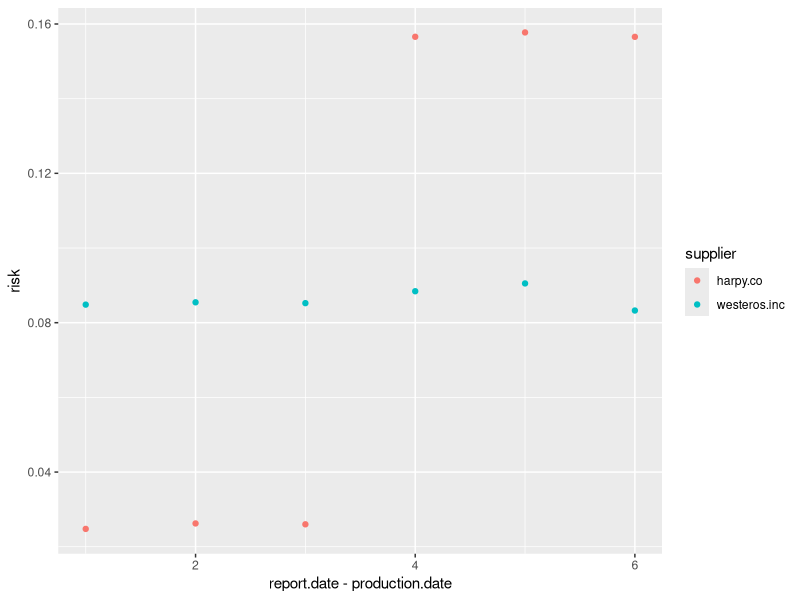
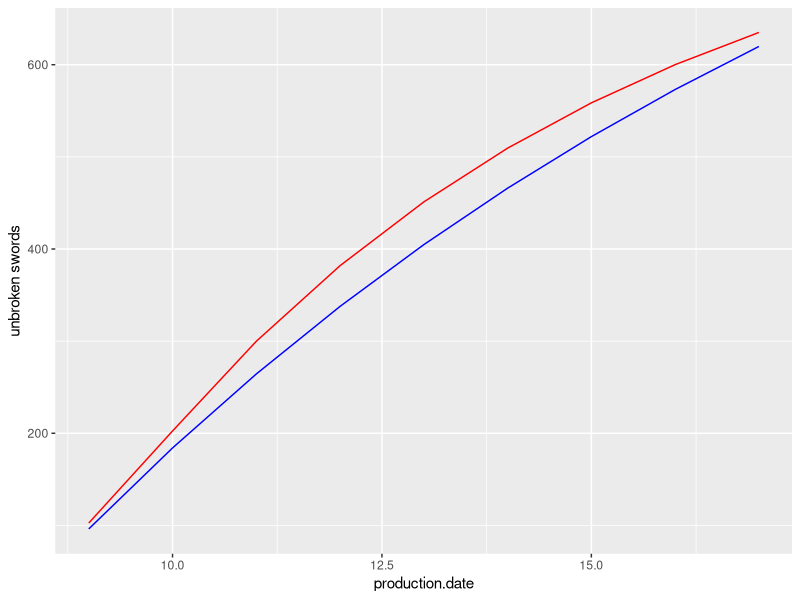

Write R code to recreate these figures, in order.
## ---- chunk 1
library(ggplot2)
library(dplyr)
library(tidyr)
library(knitr)
## ---- chunk 2
steel <- read.csv("production-data.csv")
steel <- steel %>% 
  group_by(unsullen.id, production.date) %>%
  mutate(
    unbroken = lag(cumsum(produced) - cumsum(defects)),
    broke_perc = defects / unbroken
  )
## ---- chunk 3
steel.sum <- steel %>% 
  group_by(supplier, production.date, report.date) %>%
  filter(production.date != report.date) %>%
  summarize(
    mean = mean(broke_perc)
  )
## ---- chunk 4
steel.sum <- steel.sum %>% 
  group_by(supplier, report.date - production.date) %>%
  mutate(
    memean = exp(mean(log(mean))),
    deviation = mean/memean
  )
## ---- chunk 5
steel.time <- steel.sum %>%
  ungroup() %>%
  select(supplier, report.date, production.date, deviation) %>%
  spread(report.date, deviation)
options(knitr.kable.NA = '')
View(steel.time)

## ---- chunk 6
steel.sword.life <- steel %>%
  group_by(supplier, report.date - production.date) %>%
  filter(report.date - production.date != 0) %>%
  summarize(
    defects.sum = sum(defects),
    swords.sum = sum(unbroken),
    risk = defects.sum/swords.sum
  )

ggplot(steel.sword.life, aes(x = `report.date - production.date`, y = risk)) +
         geom_point(aes(colour = supplier))
## ---- chunk 7
risk.west <- mean(
  (steel.sword.life %>%
    filter(supplier == "westeros.inc")
   )$risk
  )

risk.harp.1 <- mean(
  (steel.sword.life %>%
    filter(supplier == "harpy.co") %>%
    slice(1:3)
   )$risk
  )

risk.harp.2 <- mean(
  (steel.sword.life %>%
     filter(supplier == "harpy.co") %>%
     slice(4:6)
  )$risk
)

swords.mean <- mean(
  (steel %>%
     filter(produced != 0)
  )$produced
)
## ---- chunk 8
production.date <- (9:17)

unbroken <- rep(swords.mean, 9)
unbroken <- unbroken*(1-risk.west)^(1:9)
unbroken <- cumsum(unbroken)

west.model <- data.frame(production.date, unbroken)

unbroken <- rep(swords.mean, 9)
unbroken <- c(unbroken[1:3]*(1-risk.harp.1)^(1:3),
              unbroken[4:9]*(1-risk.harp.1)^3*(1-risk.harp.2)^(1:6))
unbroken <- cumsum(unbroken)

harp.model <- data.frame(production.date, unbroken)

models <- data.frame(production.date, west.model$unbroken, harp.model$unbroken)

ggplot(models, aes(x = production.date), color=condition) +
  geom_line(aes(y=west.model.unbroken), color="blue") +
  geom_line(aes(y=harp.model.unbroken), color="red") +
  ylab("unbroken swords")

## ---- chunk 9
expect.west <- function(n) {
  prob.west <- rep(risk.west, n)
  prob.west <- c(prob.west*(1-risk.west)^(0:(n-1)), (1-risk.west)^(n))
  mean.west <- sum(prob.west*(1:(n+1)))
  return(mean.west)
}

expect.west.all = mean(sapply((1:9), expect.west))

expect.harp <- function(n) {
  prob.harp <- c(risk.harp.1, risk.harp.1*(1-risk.harp.1),
                 risk.harp.1*(1-risk.harp.1)^2)
  temp <- rep(risk.harp.2*(1-risk.harp.1)^3, 6)
  prob.harp <- c(prob.harp, temp*(1-risk.harp.2)^(0:5))
  prob.harp <- head(prob.harp, n)
  if(n == 1) {
    prob.harp <- c(prob.harp, 1-risk.harp.1)
  } else if(n == 2) {
    prob.harp <- c(prob.harp, (1-risk.harp.1)^2)
  } else {
    prob.harp <- c(prob.harp, (1-risk.harp.1)^3*(1-risk.harp.2)^(n-3))
  }
  mean.harp <- sum(prob.harp*(1:(n+1)))
  return(mean.harp)
}

expect.harp.all = mean(sapply((1:9), expect.harp))

print(expect.harp.all)
print(expect.west.all)
